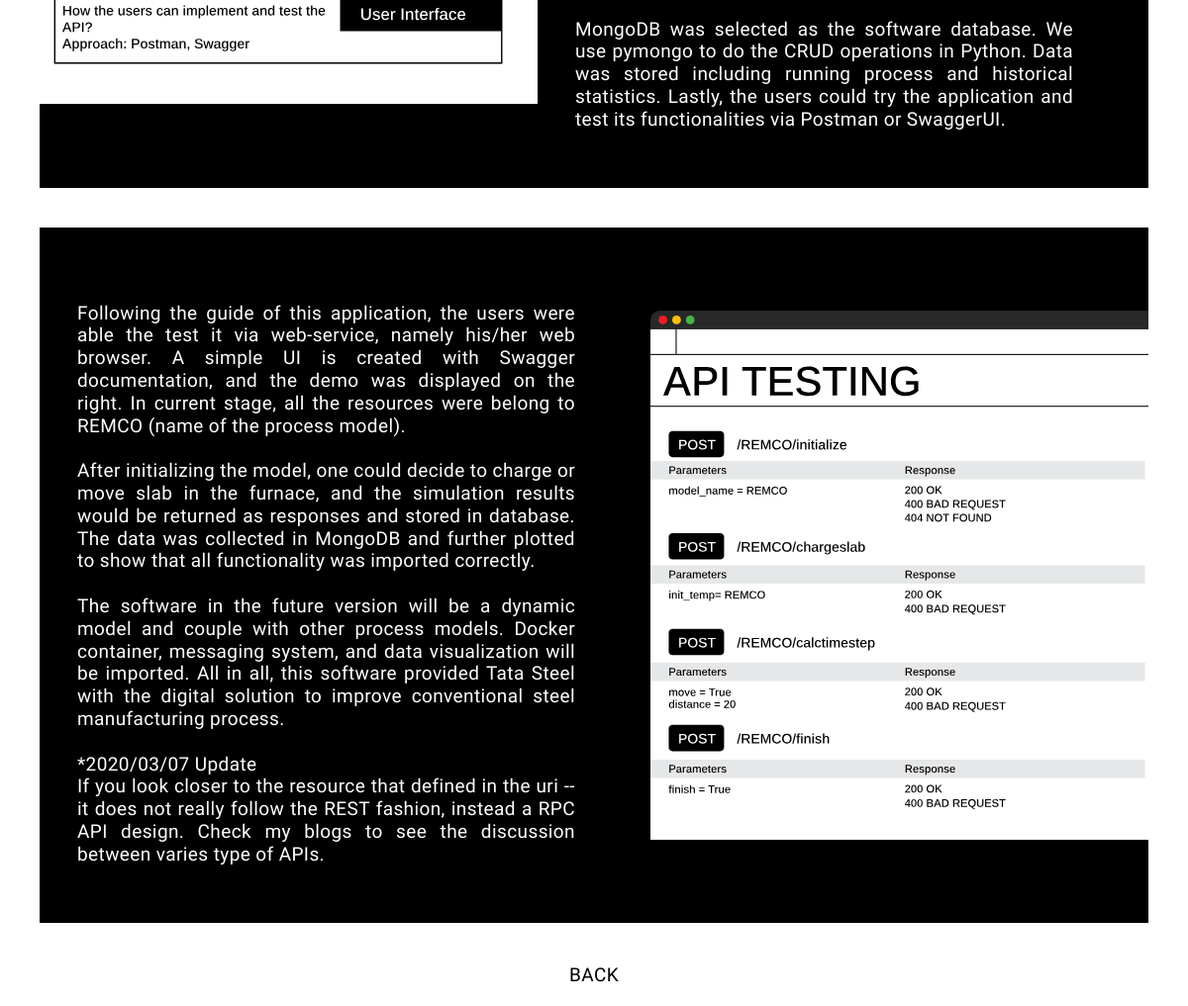
/project/DigitalTwin/ (lower part), run on an earlier commit of the app's database.
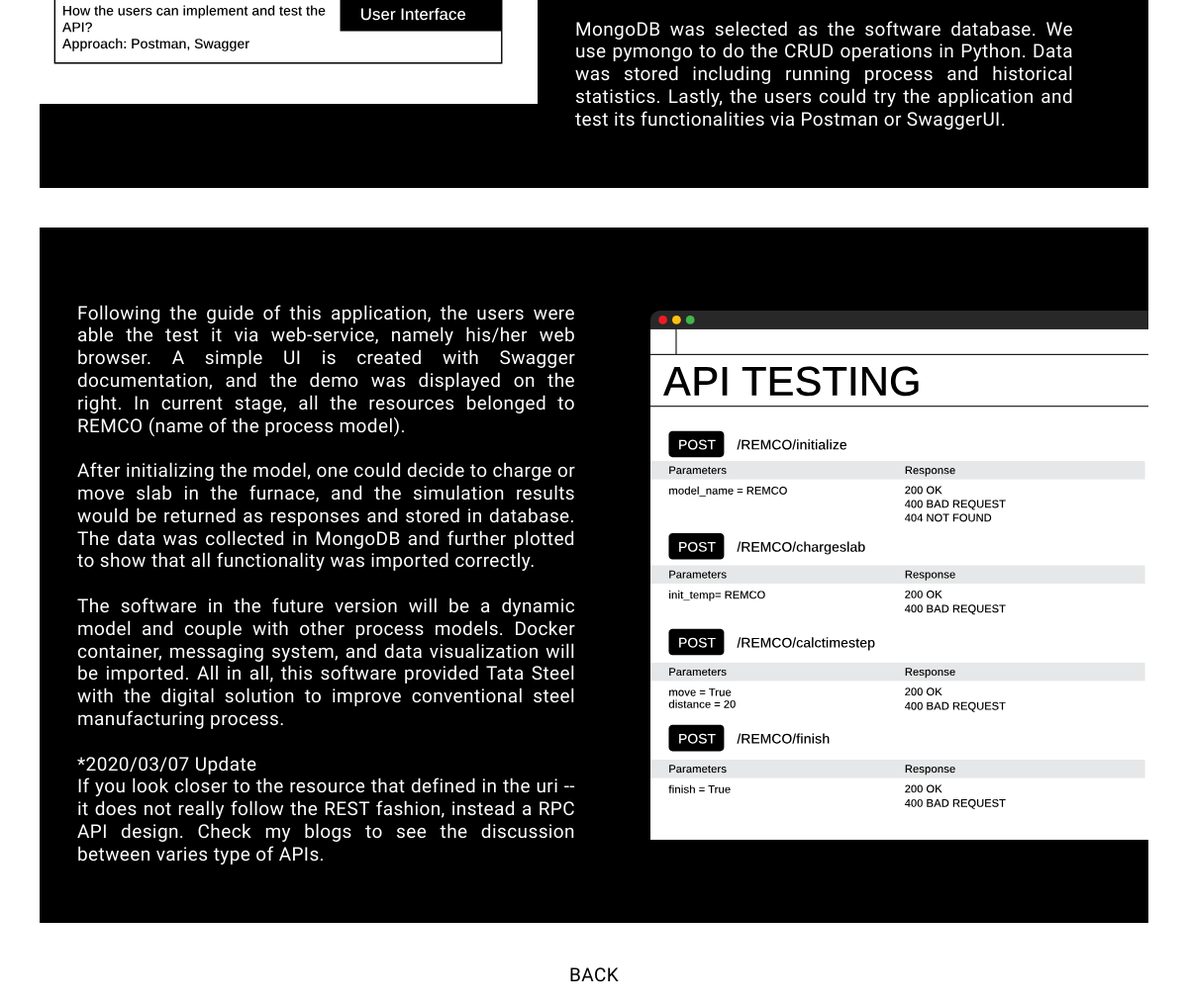
And on a later commit of the database.
### project/models.py (models this page shows, shortened)
class Project(models.Model):
    title = models.CharField(max_length=100)
    key = models.TextField()
    brief = models.TextField()
    slogan = models.CharField(max_length=100)
    time = models.CharField(max_length=100)
    tag = models.TextField()
    introduction = models.TextField()
    github = models.CharField(max_length=100, blank=True)
    content_1 = models.TextField()
    image_1 = models.FileField(upload_to='project/images/')
    content_2 = models.TextField()
    image_2 = models.FileField(upload_to='project/images/')
    content_3 = models.TextField()
    image_3 = models.FileField(upload_to='project/images/')

### project/views.py (the view)
# urls.py: path('<str:project_title>/', views.detail_project, name='detail_project'),
def detail_project(request, project_title):
    project = get_object_or_404(Project, title=project_title)
    return render(request, 'project/detail_project.html', {'project': project})

### project/templates/project/detail_project.html (shortened to what this page needs)
{% extends 'info/base.html' %}
{% load static %}
{% block head %}
<link rel="stylesheet" href="{% static 'project/detail_project.css' %}">
{% endblock %}
{% block content %}
<div class="images-notes" class="reverse-img">
    <div class="image">
        <img src="{{ project.image_2.url}}">
    </div>
    <div class="note">
        {{ project.content_2|safe }}
    </div>
</div>
<div class="images-notes">
    <div class="note">
        {{ project.content_3|safe }}
    </div>
    <div class="image">
        <img src="{{ project.image_3.url}}">
    </div>
</div>
<h5 class="project-detail">
    <a href="{% url 'project:all_project' %}">BACK</a>
</h5>
{% endblock %}

### info/templates/info/base.html (shortened to what this page needs)
<!DOCTYPE html>
<html lang="en">
    <head>
        {% load static %}
        <link rel="stylesheet" href="{% static 'info/style.css' %}">
        {% block head %}
        {% endblock %}
        {% load static %}
    </head>
    <body>
        {% block content %}{% endblock %}
    </body>
</html>

### info/static/info/style.css (style rules this page uses)
* { margin: 0; padding: 0; box-sizing: border-box; font-size: 100%; font-weight: 300; font: inherit; vertical-align: baseline; }
:root { --ms-2: 0.56rem; --ms-1: 0.75rem; --ms0: 1rem; --ms1: 1.33rem; --ms2: 1.78rem; --ms3: 2.37rem; --ms4: 3.16rem; --ms5: 4.21rem; --ms6: 5.61rem; --ms7: 7.48rem; --ms8: 9.97rem; --ms9: 13.29rem; --ms10: 17.71rem; --ms11: 23.61rem; --ms12: 31.47rem; }
html, body { line-height: 1.2; font-family: "Arimo", helvetica, arial, sans-serif; height: auto; letter-spacing: 0.02em; background: #ffffff; font-size: 14px; }
@media (min-width: 576px) { html, body { font-size: 19px; } }
@media (min-width: 768px) { html, body { font-size: 20px; } }
@media (min-width: 992px) { html, body { font-size: 21px; } }
@media (min-width: 1200px) { html, body { font-size: calc(8px + 1vw); } }
body::before { content: ""; position: fixed; top: -10rem; left: 0px; background: rgb(255, 255, 255); width: 100vw; height: calc(10rem + 100vh); z-index: -1; }
li, a { font-size: 0.95em; color: black; text-decoration: none; list-style: none; }
a { text-decoration: none; }

### project/static/project/detail_project.css (style rules this page uses)
.images-notes { display: flex; flex-wrap: wrap; background-color: black; margin: 2em 2em 2em; height: 100%; }
.note { flex: 1; padding: 4em; padding-bottom: 3em; padding-left: 2em; background-color: black; color: white; text-align: justify; font-size: 0.95em; line-height: 120%; }
.image { flex: 1; background-color: black; }
.image img { width: 100%; height: 100%; padding-top: 3em; padding-bottom: 3em; background-color: black; }
.project-detail { font-size: var(--ms0); padding-top: 0em; padding-bottom: 1em; text-align: center; }

What changed in the data, as far as the page shows it:
changed Project: content_3 "…stage, all the resources were belong to REMCO (name of…" → "…stage, all the resources belonged to REMCO (name of…"
